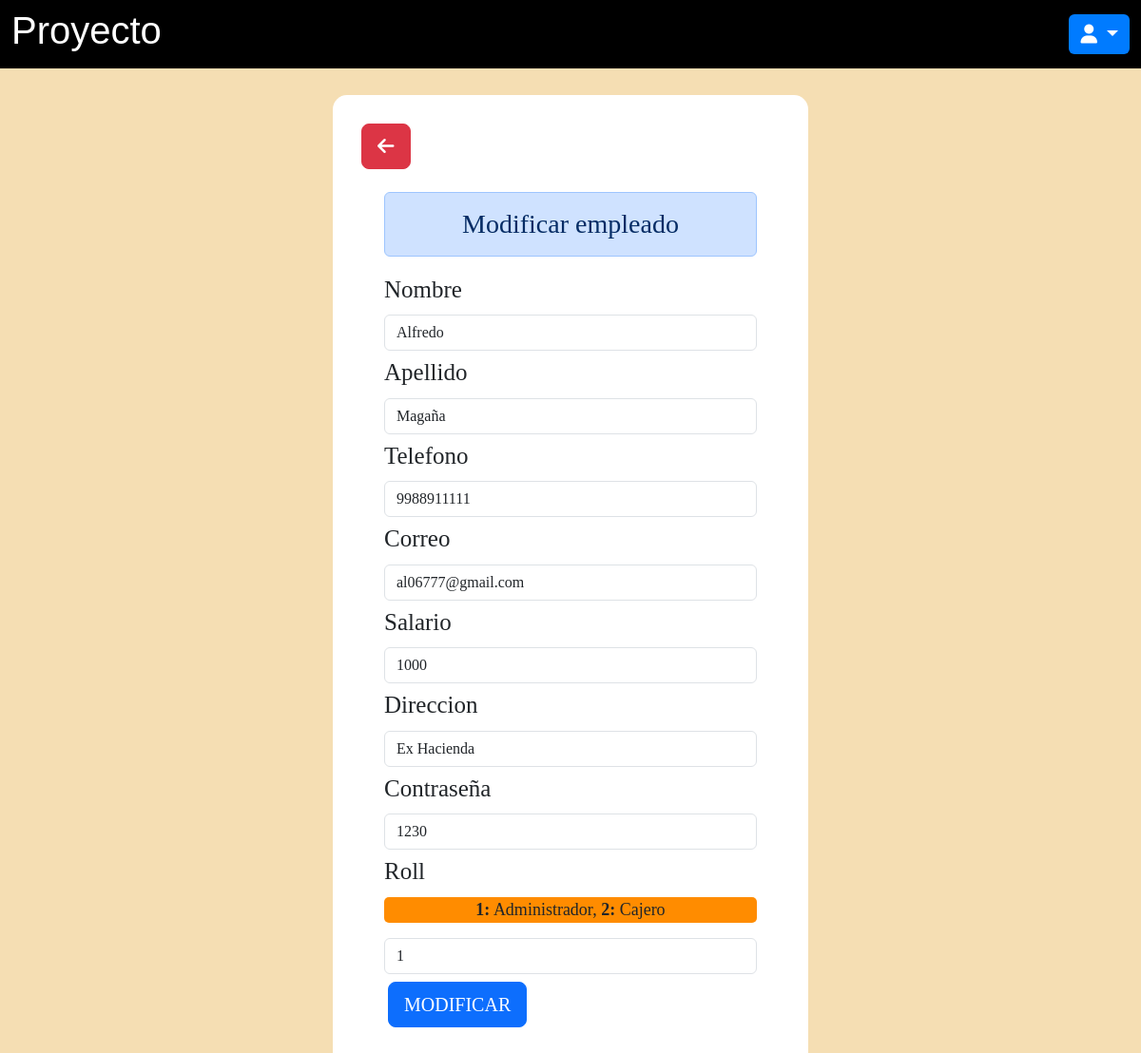
/vistas/modificar_empleado.php?id=1, run on the app's committed database.
### tables this page shows
CREATE TABLE `empleados` (
  `Id_Empleado` int(50) NOT NULL,
  `Nombre` varchar(50) NOT NULL,
  `Apellido` varchar(50) NOT NULL,
  `Telefono` bigint(20) NOT NULL,
  `Correo` varchar(50) NOT NULL,
  `Salario` int(10) NOT NULL,
  `Direccion` varchar(50) NOT NULL,
  `Contraseña` varchar(50) NOT NULL,
  `Id_Roll` int(100) NOT NULL
);

### vistas/modificar_empleado.php (the view, shortened to what this page needs)
<?php
include "../modelo/conexion.php";
$id = $_GET["id"];
?>
<!DOCTYPE html>
<html lang="en">
<head>
    <link href="https://cdn.jsdelivr.net/npm/bootstrap@5.3.0-alpha1/dist/css/bootstrap.min.css" rel="stylesheet">
</head>
<body>
    <section>
        <div class="container-fluid row" style="justify-content: center;">
            <nav class="navbar navbar-expand-lg navbar-custom fixed-top" style="background-color: #000000;">
                <div class="container-fluid">
                <h1 class="titulo">Proyecto</h1>
                    <div class="collapse navbar-collapse" id="navbarNavDropdown">
                        <div class="btn-group">
                            <button type="button" class="btn dropdown-toggle" data-bs-toggle="dropdown" aria-expanded="false" style="font-size: 20px;">
                                <i class="fa-solid fa-user"></i>
                            </button>
                        </div>
                    </div>
                </div>
            </nav>
        </div>
    </section>
    <section>
        <div class="container">
            <a type="submit" class="btn btn-danger btn-lg " href="../roles/adm2.php" value="ok"><i class="fa-solid fa-arrow-left"></i></a>
            <form class="p-4 m-auto" method="POST">
                <h3 class="text-center alert alert-primary">Modificar empleado</h3>
                <?php
                include "../controlador/modificar_empleados.php";
                $sql = $conexion->query("SELECT * FROM empleados WHERE Id_Empleado = $id");
                while ($datos = $sql->fetch_object()) { ?>
                    <div class="mb-1">
                        <label for="exampleInputEmail1" class="form-label">Nombre</label>
                        <input type="text" required class="form-control" name="Nombre" value="<?= $datos->Nombre ?>">
                    </div>
                    <div class="mb-1">
                        <label for="exampleInputEmail1" class="form-label">Apellido</label>
                        <input type="text" required class="form-control" name="Apellido" value="<?= $datos->Apellido ?>">
                    </div>
                    <div class="mb-1">
                        <label for="exampleInputEmail1" class="form-label">Telefono</label>
                        <input type="tel" pattern="[0-9]{10}" title="Numero de 10 cifras" min="10" class="form-control" name="Telefono" value="<?= $datos->Telefono ?> " required>
                    </div>
                    <div class="mb-1">
                        <label for="exampleInputEmail1" class="form-label">Correo</label>
                        <input type="email" required class="form-control" name="Correo" value="<?= $datos->Correo ?>">
                    </div>
                    <div class="mb-1">
                        <label for="exampleInputEmail1" class="form-label">Salario</label>
                        <input type="number" min="1" required class="form-control" name="Salario" value="<?= $datos->Salario ?>">
                    </div>
                    <div class="mb-1">
                        <label for="exampleInputEmail1" class="form-label">Direccion</label>
                        <input type="text" required class="form-control" name="Direccion" value="<?= $datos->Direccion ?>">
                    </div>
                    <div class="mb-1">
                        <label for="exampleInputEmail1" class="form-label">Contraseña</label>
                        <input type="number" min="1" required class="form-control" name="Contraseña" value="<?= $datos->Contraseña ?>">
                    </div>
                    <div class="mb-1">
                        <label for="exampleInputEmail1" class="form-label">Roll</label>
                        <p style="font-family:Cambria, Cochin, Georgia, Times, 'Times New Roman', serif;font-size:18px; background-color:darkorange; border-radius:5px;text-align: center; "><strong>1:</strong> Administrador, <strong>2:</strong> Cajero</p>
                        <input type="text" required class="form-control" name="Roll" value="<?= $datos->Id_Roll ?>">
                    </div>
                <?php }
                ?>
                <button type="submit" class="btn btn-primary btn-lg m-1" name="btnregistrar2" value="ok">MODIFICAR</button>
            </form>
        </div>
    </section>
</body>
</html>

### vistas/modificar_empleado.php (style rules this page uses)
.titulo { color: white; font-family: Arial Black, Helvetica, sans-serif; }
section { display: flex; justify-content: center; align-items: center; width: 100%; background-position: cover; }
body { font-family: Cambria, Cochin, Georgia, Times, 'Times New Roman', serif; background-color: wheat; }
.container { font-size: 25px; border-radius: 15px; width: 500px; background: white; padding: 30px; margin: auto; margin-top: 100px; }
.btn-group { display: inline-block; position: relative; }
.btn-group .dropdown-toggle { background-color: #007bff; color: #fff; border: none; }

### data on the page
empleados: Nombre "Alfredo", Apellido "Magaña", Telefono "9988911111", Correo "al06777@gmail.com", Salario "1000", Direccion "Ex Hacienda", Contraseña "1230", Roll "1"
